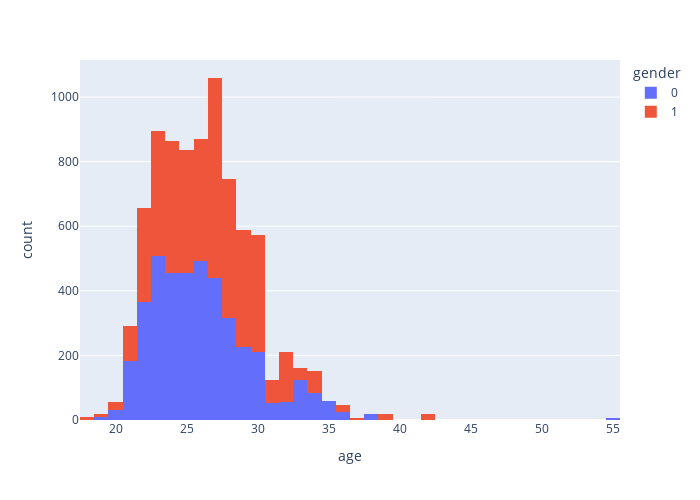

The notebook cell this image was saved under:
### Code cell
fig = px.histogram(df,x='age',color='gender',width=700,height=500)
fig.show()

### Figure 1 — Plotly figure (JSON) as saved in the notebook; plotly's stock layout.template omitted (floating-point values rounded to 4 significant figures; data arrays with more than 128 entries replaced by an {"elided": "..."} marker saying what was removed)
{"data": [{"alignmentgroup": "True", "bingroup": "x", "hovertemplate": "gender=0<br>age=%{x}<br>count=%{y}<extra></extra>", "legendgroup": "0", "marker": {"color": "#636efa", "pattern": {"shape": ""}}, "name": "0", "offsetgroup": "0", "orientation": "v", "showlegend": true, "type": "histogram", "x": {"elided": "4184 int values"}, "xaxis": "x", "yaxis": "y"}, {"alignmentgroup": "True", "bingroup": "x", "hovertemplate": "gender=1<br>age=%{x}<br>count=%{y}<extra></extra>", "legendgroup": "1", "marker": {"color": "#EF553B", "pattern": {"shape": ""}}, "name": "1", "offsetgroup": "1", "orientation": "v", "showlegend": true, "type": "histogram", "x": {"elided": "4194 int values"}, "xaxis": "x", "yaxis": "y"}], "layout": {"barmode": "relative", "height": 500, "legend": {"title": {"text": "gender"}, "tracegroupgap": 0}, "margin": {"t": 60}, "width": 700, "xaxis": {"anchor": "y", "domain": [0, 1], "title": {"text": "age"}}, "yaxis": {"anchor": "x", "domain": [0, 1], "title": {"text": "count"}}}}
